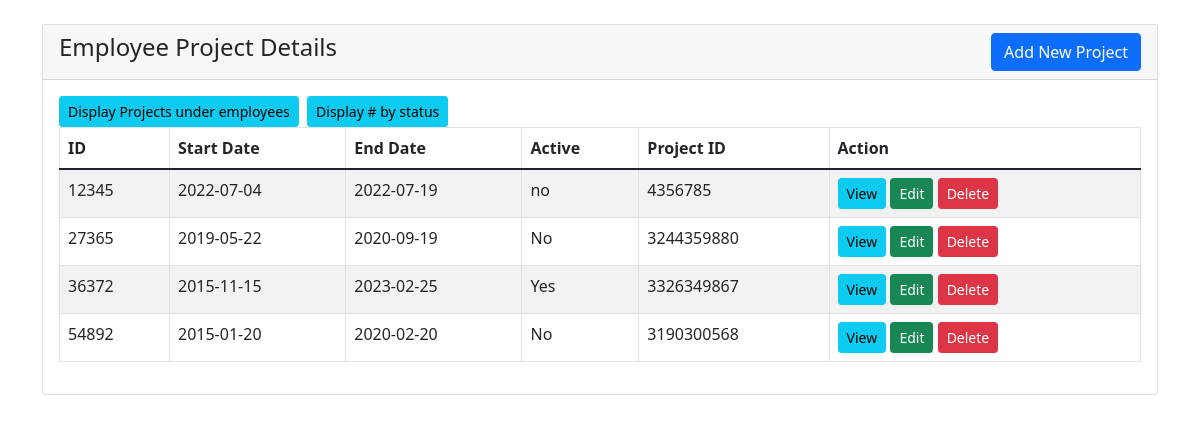
The app's page /project_works_on.php with its own data.
### tables this page shows
CREATE TABLE `project_works_on` (
  `id` int(10) NOT NULL,
  `start_date` date DEFAULT NULL,
  `end_date` date DEFAULT NULL,
  `active` varchar(3) DEFAULT NULL,
  `project_id` bigint(10) DEFAULT NULL
);

### project_works_on.php (the view, shortened to what this page needs)
<?php
    require 'connect.php';
?>
<!doctype html>
<html lang="en">
  <head>
 <link href="https://cdn.jsdelivr.net/npm/bootstrap@5.1.3/dist/css/bootstrap.min.css" rel="stylesheet">
</head>
<body>
    <div class="container mt-4">
        <div class="row">
            <div class="col-md-12">
                <div class="card">
                    <div class="card-header">
                        <h4>Employee Project Details
                            <a href="project-create.php" class="btn btn-primary float-end">Add New Project</a>
                        </h4>
                    </div>
                    <div class="card-body">
                        <table class="table table-bordered table-striped">
                            <thead>
                                <tr>
                                    <th>ID</th>
                                    <a href="user-join.php?id=<?= $employee['id']; ?>" class="btn btn-info btn-sm">Display Projects under employees</a>&nbsp;
                                    <a href="user-nested.php?id=<?= $employee['id']; ?>" class="btn btn-info btn-sm">Display # by status </a>
                                    <th>Start Date</th>
                                    <th>End Date</th>
                                    <th>Active</th>
                                    <th>Project ID</th>
                                    <th>Action</th>
                                </tr>
                            </thead>
                            <tbody>
                                <?php
                                    $query = "SELECT * FROM project_works_on";
                                    $query_run = mysqli_query($con, $query);
                                    if(mysqli_num_rows($query_run) > 0)
                                    {
                                        foreach($query_run as $project_works_on)
                                        {
                                            ?>
                                            <tr>
                                                <td><?= $project_works_on['id']; ?></td>
                                                <td><?= $project_works_on['start_date']; ?></td>
                                                <td><?= $project_works_on['end_date']; ?></td>
                                                <td><?= $project_works_on['active']; ?></td>
                                                <td><?= $project_works_on['project_id']; ?></td>
                                                <td>
                                                    <a href="project-view.php?id=<?= $project_works_on['id']; ?>" class="btn btn-info btn-sm">View</a>
                                                    <a href="project-edit.php?id=<?= $project_works_on['id']; ?>" class="btn btn-success btn-sm">Edit</a>
                                                    <form action="code.php" method="POST" class="d-inline">
                                                        <button type="submit" name="delete_project" value="<?=$project_works_on['id'];?>" class="btn btn-danger btn-sm">Delete</button>
                                                    </form>
                                                </td>
                                            </tr>
                                            <?php
                                        }
                                    }
                                    else
                                    {
                                        echo "<h5> No Record Found </h5>";
                                    }
                                ?>
                            </tbody>
                        </table>
                    </div>
                </div>
            </div>
        </div>
    </div>
</body>
</html>

### records on screen
project_works_on: id "12345", start_date "2022-07-04", end_date "2022-07-19", active "no", project "4356785"
project_works_on: id "27365", start_date "2019-05-22", end_date "2020-09-19", active "No", project "3244359880"
project_works_on: id "36372", start_date "2015-11-15", end_date "2023-02-25", active "Yes", project "3326349867"
project_works_on: id "54892", start_date "2015-01-20", end_date "2020-02-20", active "No", project "3190300568"
